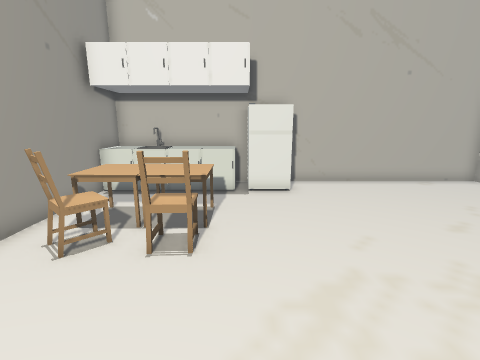
view 1 (above)

12 first-person views from a walk through a 3-D level made in the Unity game engine. The camera is 1.4 m above the floor, tilts 12° down and sees 85° across. The floor is counted in squares, 0.5 m on a side. Each view is taken from the middle of a square. On the plan, view 1 faces up. The plan holds only what a view shows up to about 19 squares ahead; the rest is blank. The place goes on beyond the plan. The player character is not drawn.

view 2
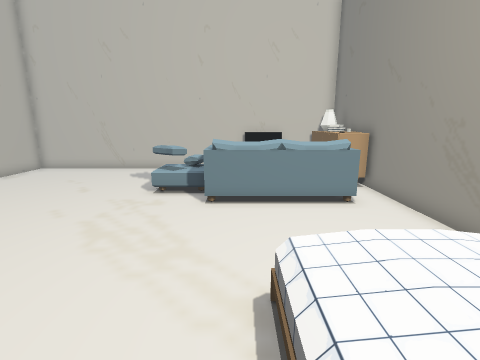

view 3
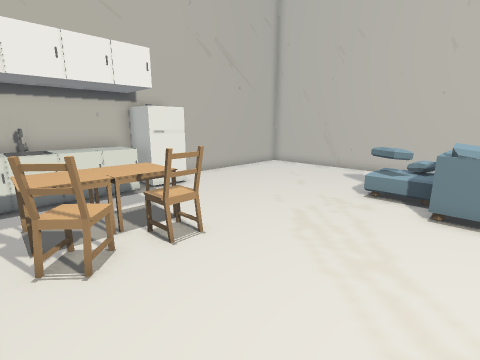

view 4
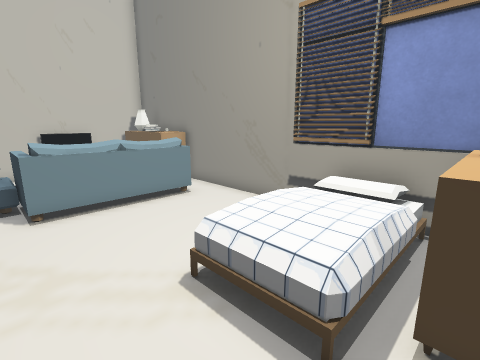

view 5
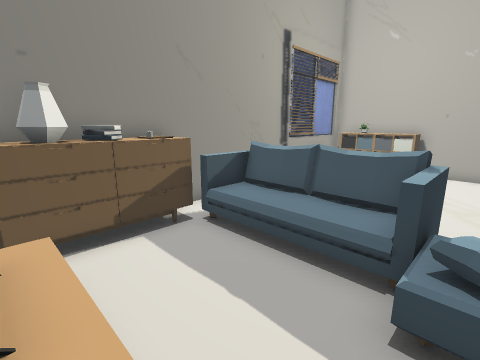

view 6
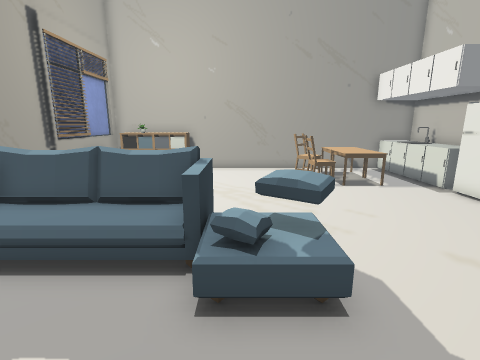

view 7
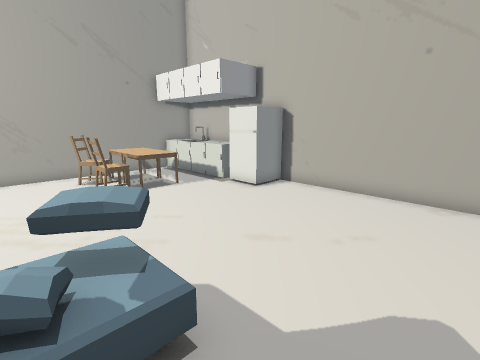

view 8
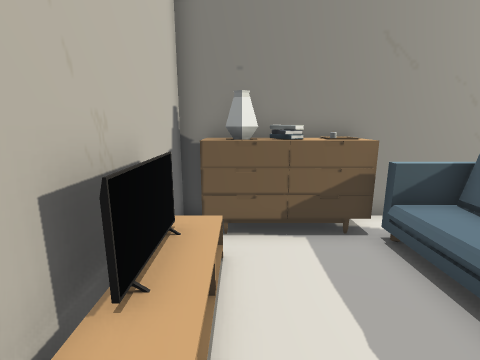

view 9
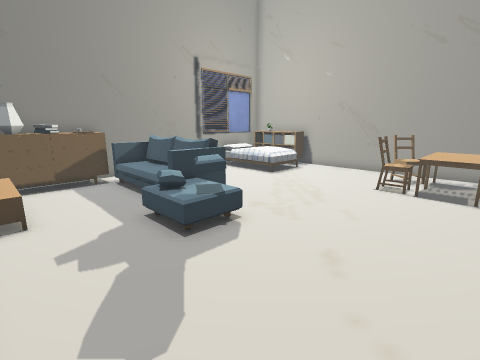

view 10
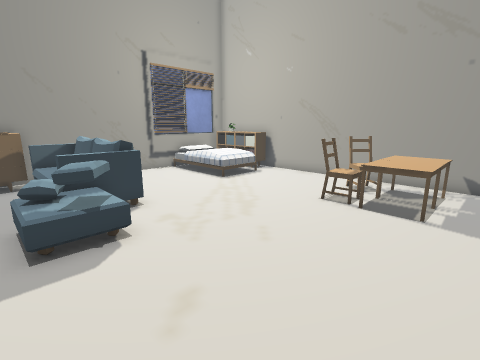

view 11
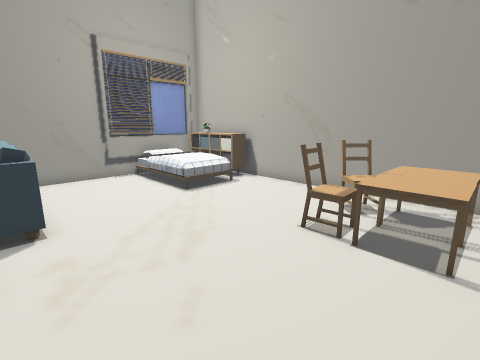

view 12
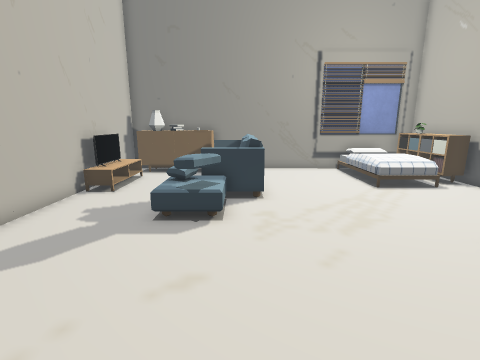

### Floor plan
Key: @ floor where view 1 was taken; # wall or solid block; . floor; = window, fence, low wall or low ledge; ^ raised ledge; v drop or lower ground; C cabinet; T table; H chair; P pillow; S sofa; A TV; E chest; B books; F vase; L shelf; O other object.
Columns run from 6 left of view 1 to 12 right of it. Each row starts with its distance up from view 1.
 13 ###################
 12 #C^CCCC #.........#
 11 #C=#CCC##.........#
 10 #.................#
  9 #.TTTT............#
  8 #TTTTT............#
  7 #TTTTT............#
  6 #.O.O.............#
  5 #.H.HH............#
  4 #...........P.....#
  3 #...........OO....#
  2 #...........OO....#
  1 #.........SSO.....#
  0 #.....@...SSO....=#
 -1 #L=OO=....SSO....A#
 -2 #L=O==....SSO....A#
 -3 #L=O==....SSO....O#
 -4 ##.O#=....SSSEEEEE#
 -5 #L.O # ......#EBFE#
 -6 #v#################

Where each view was taken, in squares from view 1:
view 1: 0 up, 0 right, facing up
view 2: 0 up, 5 left, facing right
view 3: 0 up, 5 left, facing up-right
view 4: 2 up, 5 left, facing down-right
view 5: 2 up, 11 right, facing down-left
view 6: 2 up, 11 right, facing left
view 7: 2 up, 10 right, facing up-left
view 8: 2 up, 10 right, facing down
view 9: 9 up, 11 right, facing down-left
view 10: 10 up, 8 right, facing down-left
view 11: 9 up, 5 right, facing down-left
view 12: 11 up, 5 right, facing down
